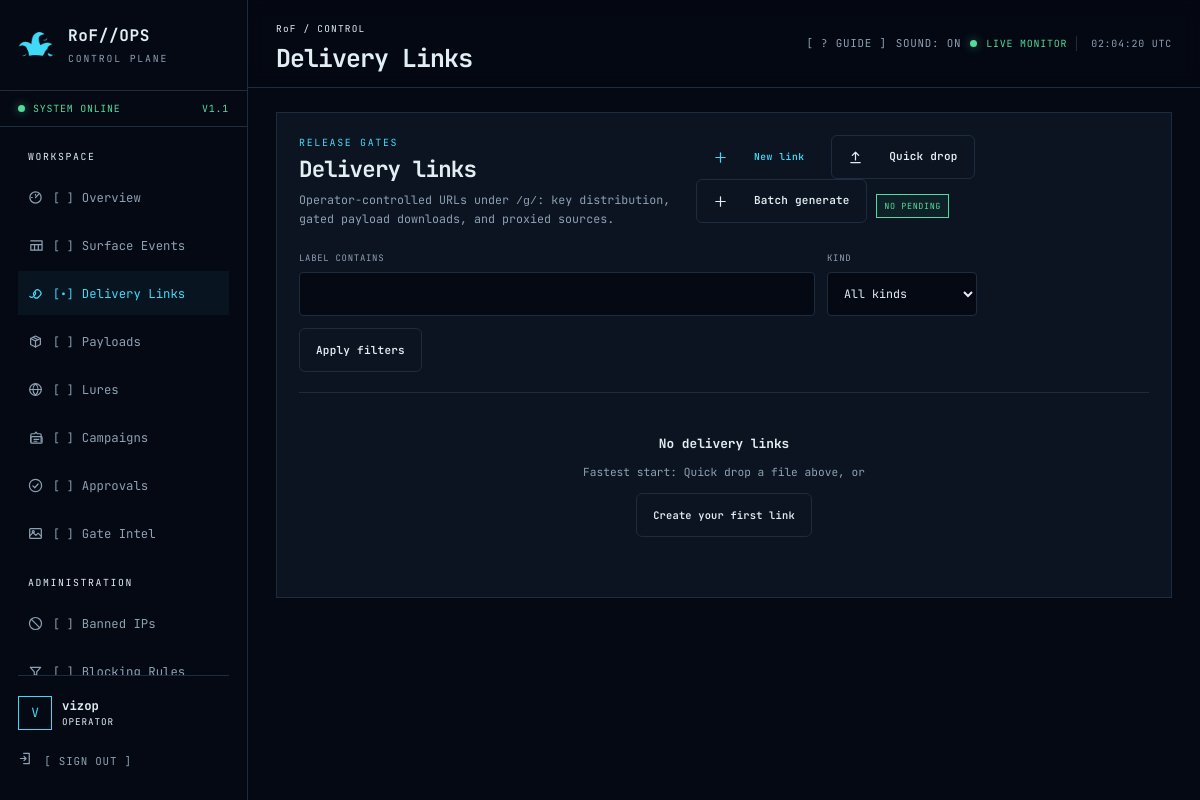
Page /panel/links/ (signed in) on the earlier database version.
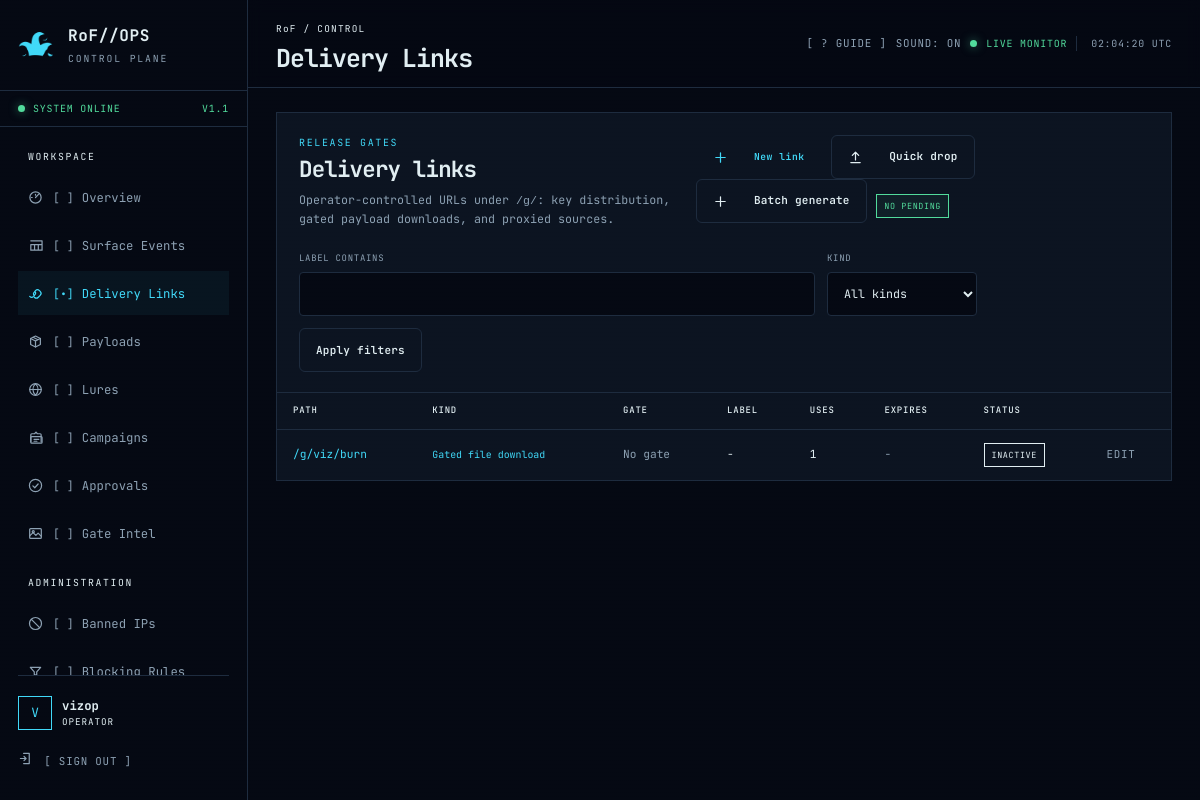
Same page on the later database version.
### gates/models.py (models this page shows, shortened)
class DeliveryLink(models.Model):
    KIND_CHOICES = [
        ("key", "Display a key"),
        ("file", "Gated file download"),
        ("proxy", "Proxy content from pwndrop"),
    ]
    GATE_CHOICES = [
        ("none", "No gate"),
        ("token", "Static shared token"),
        ("totp", "Time-based code (TOTP-style)"),
        ("submission", "Requires encrypted info submission"),
        ("network", "IP / User-Agent only (network profile)"),
    ]
    CIPHER_CHOICES = [
        ("none", "None"),
        ("base64", "Base64"),
        ("xor", "XOR"),
        ("aes256", "AES-256-CBC"),
    ]
    PLACEHOLDER_CHOICES = [
        ("blank", "Blank 204 response"),
        ("placeholder", "Placeholder page"),
        ("decoy", "Decoy page"),
        ("loading", "Loading page (auto-retries until admitted)"),
        ("fingerprint", "Fingerprint page, then loading (collects visitor intel)"),
    ]
    DENY_CHOICES = [
        ("not_found", "404"),
        ("decoy", "Decoy page"),
        ("benevolent", "Benevolent payload / message"),
    ]
    STATUS_CHOICES = [
        ("pending", "Pending"),
        ("approved", "Approved"),
        ("denied", "Denied"),
    ]
    path = models.CharField(max_length=240, unique=True, validators=[validate_gate_path],
                            help_text="Public path, e.g. /g/updates/x7Q9. Must start with the configured gate base path.")
    kind = models.CharField(max_length=10, choices=KIND_CHOICES)
    label = models.CharField(max_length=120, blank=True)
    agent_label = models.CharField(max_length=120, blank=True, help_text="Free-form tag, e.g. agent/build name this link was generated for.")
    campaign = models.ForeignKey(Campaign, null=True, blank=True, on_delete=models.SET_NULL,
                                 related_name="links", help_text="Operation this link belongs to.")
    key_text = models.TextField(blank=True, help_text="Plain content for kind=key.")
    pwndrop_url = models.URLField(blank=True, help_text="Source URL fetched server-side for kind=proxy (pwndrop location is never exposed to the client).")
    payload = models.FileField(upload_to="payloads/", blank=True, null=True)
    serve_as = models.CharField(max_length=200, blank=True,
                                help_text="Filename presented to the visitor on download, e.g. the stored fwfafs.exe downloads as helper.pdf.exe. Empty = the real/uploaded name.")
    post_download_redirect = models.BooleanField(
        default=True,
        help_text="File/proxy links: serve an interstitial that starts the download, then send the visitor to a harmless page.")
    post_download_url = models.URLField(blank=True,
                                        help_text="Custom page after the download. Empty = the link's benevolent target.")
    benevolent_target = models.URLField(
        blank=True,
        help_text="Harmless destination after download. Picked randomly once at creation; stable afterwards (not rotated).")
    loading_page = models.CharField(
        max_length=120, blank=True,
        help_text="Custom page from ./loading/ for the 'loading' held view. Empty = built-in page.")
    fingerprint_page = models.CharField(
        max_length=120, blank=True,
        help_text="Custom page from ./fingerprint/ for the 'fingerprint' held view. Empty = built-in page.")
    download_page = models.CharField(
        max_length=120, blank=True,
        help_text="Custom interstitial from ./download/ for the after-download flow. Tokens: %DOWNLOAD_URL%, %TARGET%, %FILENAME%.")
    benevolent_page = models.CharField(
        max_length=120, blank=True,
        help_text="Custom page from ./benevolent/ served as the deny response (on_deny = benevolent). Beats benevolent text when set.")
    benevolent_text = models.TextField(blank=True, help_text="Plain response served when a request is denied and on_deny=benevolent.")
    benevolent_file = models.FileField(upload_to="benevolent/", blank=True, null=True)
    gate_type = models.CharField(max_length=12, choices=GATE_CHOICES, default="none")
    gate_token = models.CharField(max_length=200, blank=True, help_text="Static shared token for gate_type=token.")
    totp_secret = models.CharField(max_length=200, blank=True, help_text="Secret for gate_type=totp.")
    totp_window = models.PositiveIntegerField(default=30, help_text="Seconds per TOTP window.")
    cipher = models.CharField(max_length=10, choices=CIPHER_CHOICES, default="none",
                              help_text="How submitted blobs are decoded/decrypted for gate_type=submission.")
    cipher_key = models.CharField(max_length=200, blank=True, help_text="Hex or passphrase key for xor/aes256.")
    cipher_iv = models.CharField(max_length=64, blank=True, help_text="IV for aes256 (hex).")
    expected_fields = models.JSONField(default=list, blank=True,
                                       help_text="JSON list of field names that must exist in the decrypted submission.")
    placeholder = models.CharField(max_length=12, choices=PLACEHOLDER_CHOICES, default="blank")
    on_deny = models.CharField(max_length=12, choices=DENY_CHOICES, default="not_found")
    requires_approval = models.BooleanField(default=False, help_text="Verification gate: an operator must approve before content is released.")
    manual_admission = models.BooleanField(default=False,
                                           help_text="Operator admits each new visitor (per source IP) after the gate passes. Default-on for the network gate.")
    admission_ttl = models.PositiveIntegerField(
        default=0,
        help_text="Seconds an admission stays valid (sticky window). 0 = admitted forever.")
    auto_rules = models.JSONField(default=list, blank=True, validators=[validate_auto_rules],
                                  help_text="Optional auto-decision rules (JSON). First matching rule approves/denies; no match stays manual.")
    domain = models.CharField(max_length=253, blank=True, validators=[validate_redirector_domain],
                              help_text="Which redirector domain serves this link (must be in REDIRECTOR_DOMAINS when configured).")
    ja3_fingerprint = models.CharField(max_length=64, blank=True,
                                       help_text="Require this JA3 hash (set by an OpenResty fingerprint front layer via X-JA3-Fingerprint).")
    ja4_fingerprint = models.CharField(max_length=64, blank=True,
                                       help_text="Require this JA4 hash (X-JA4-Fingerprint header).")
    watermark = models.BooleanField(default=False,
                                    help_text="Append a unique per-release marker to served content so leaks trace back to this link and use.")
    allowed_uas = models.JSONField(default=list, blank=True, validators=[validate_regex_list],
                                   help_text="JSON list of UA regex patterns; empty = any. Requests whose User-Agent matches none are turned away silently.")
    allowed_ips = models.JSONField(default=list, blank=True, validators=[validate_cidr_list],
                                   help_text="JSON list of IPs/CIDRs allowed to see this link; empty = any.")
    header_contract = models.JSONField(default=list, blank=True, validators=[validate_header_contract],
                                       help_text='Malleable-profile contract: [{"name": "X-Api-Version", "value": "2.1"}] exact or {"name": ..., "pattern": "regex"}. Requests missing or mismatching a header are dropped.')
    track_param = models.CharField(max_length=12, blank=True,
                                   help_text="Query param carrying the per-target ID (e.g. 'ffs' in ?ffs=403230). Empty = no tracking.")
    track_ids = models.JSONField(default=list, blank=True,
                                 help_text="Registered per-target IDs (1-32 chars each).")
    require_track_id = models.BooleanField(
        default=False,
        help_text="ID-tracked: a hit without a registered ID gets the decoy; anything unregistered looks like a wrong path.")
    replay_dedupe = models.BooleanField(default=False,
                                        help_text="Refuse a request that repeats an earlier accepted request verbatim (method + path + query + UA + body).")
    active_window_start = models.TimeField(null=True, blank=True,
                                           help_text="Serve only after this UTC time of day (both window fields empty = always).")
    active_window_end = models.TimeField(null=True, blank=True,
                                         help_text="Serve only before this UTC time of day; windows may cross midnight (22:00-02:00).")
    approval_status = models.CharField(max_length=10, choices=STATUS_CHOICES, default="pending")
    decided_by = models.ForeignKey(settings.AUTH_USER_MODEL, null=True, blank=True, on_delete=models.SET_NULL, related_name="gate_decisions")
    decided_at = models.DateTimeField(null=True, blank=True)
    one_time = models.BooleanField(default=False, help_text="Deactivate automatically after the first successful release.")
    max_uses = models.PositiveIntegerField(default=0, help_text="0 = unlimited. Otherwise the link deactivates after this many releases.")
    serve_num = models.PositiveIntegerField(default=1,
                                            help_text="Serve the payload on N of every M passing requests (numerator). 1/1 = always.")
    serve_den = models.PositiveIntegerField(default=1,
                                            help_text="Denominator of the serve ratio, e.g. 3/7 serves ~43% of passing requests.")
    expires_at = models.DateTimeField(null=True, blank=True)
    active = models.BooleanField(default=True)
    hit_count = models.PositiveIntegerField(default=0)
    created_by = models.ForeignKey(settings.AUTH_USER_MODEL, null=True, blank=True, on_delete=models.SET_NULL, related_name="delivery_links")
    created_at = models.DateTimeField(auto_now_add=True)
    updated_at = models.DateTimeField(auto_now=True)
    class Meta:
        ordering = ["-created_at"]

### gates/views.py (the view)
# urls.py: path("links/", views.links_view, name="gate-links"),
@login_required
def links_view(request):
    links = DeliveryLink.objects.all()
    label = request.GET.get("label", "").strip()
    kind = request.GET.get("kind", "").strip()
    if label:
        links = links.filter(label__icontains=label[:120])
    if kind in {"key", "file", "proxy"}:
        links = links.filter(kind=kind)
    paginator = Paginator(links, 30)
    page = paginator.get_page(request.GET.get("page"))
    template = "panel/_links_table.html" if request.headers.get("HX-Request") else "panel/links.html"
    return render(request, template, {
        "title": "Delivery Links", "page": page, "links": page.object_list,
        "pending_count": DeliveryLink.objects.filter(requires_approval=True, approval_status="pending").count(),
        "templates": get_templates(), "campaigns": Campaign.objects.filter(active=True),
    })

### accounts/context_processors.py (called while the page is built)
def panel_context(request):
    user = request.user
    theme = getattr(user, "theme", "default") if user.is_authenticated else "default"
    return {
        "is_administrator": is_administrator(user),
        "panel_name": "RoF//OPS",
        "theme": theme,
    }

### accounts/permissions.py (called while the page is built)
def is_administrator(user):
    return bool(user.is_authenticated and user.is_active and (user.is_superuser or user.groups.filter(name="Administrator").exists()))

### gates/library.py (called while the page is built)
def templates_dir(kind) -> Path:
    root = templates_root() / kind
    root.mkdir(parents=True, exist_ok=True)
    return root

def templates_root() -> Path:
    root = Path(getattr(settings, "TEMPLATES_DIR", settings.DATA_DIR / "templates"))
    root.mkdir(parents=True, exist_ok=True)
    return root

def list_template_files(kind, suffix):
    directory = templates_dir(kind)
    return sorted(p.name for p in directory.glob(f"*{suffix}") if p.is_file())

### gates/services.py (called while the page is built)
def client_ip(request):
    remote = request.META.get("REMOTE_ADDR", "")
    if _remote_is_trusted(remote):
        forwarded = request.META.get("HTTP_X_FORWARDED_FOR", "")
        if forwarded:
            return forwarded.split(",")[-1].strip()
    return remote

### templates/panel/links.html (shortened to what this page needs)
{% extends "base.html" %}
{% load ui_icons %}
{% load gate_extras %}
{% block content %}
<section class="panel page-panel">
  <div class="panel-heading">
    <div><span class="section-label">RELEASE GATES</span><h2>Delivery links</h2><p>Operator-controlled URLs under <code>/g/</code>: key distribution, gated payload downloads, and proxied sources.</p></div>
    <div><a class="button" href="{% url 'gate-link-create' %}">{% icon "plus" %}New link</a>
      <button class="button secondary" type="button" id="quick-drop-open">{% icon "upload" %}Quick drop</button>
      <button class="button secondary" type="button" id="batch-open">{% icon "plus" %}Batch generate</button>
      {% if pending_count %}<span class="status-badge warn">{{ pending_count }} AWAITING APPROVAL</span>{% else %}<span class="status-badge good">NO PENDING</span>{% endif %}</div>
  </div>
  <form class="filter-bar" method="get" action="{% url 'gate-links' %}" hx-get="{% url 'gate-links' %}" hx-target="#links-table" hx-push-url="true" hx-trigger="submit, keyup changed delay:450ms from:#filter-label, change from:#filter-kind">
    <label><span>LABEL CONTAINS</span><input id="filter-label" class="field-input" type="search" name="label" value="{{ request.GET.label }}" maxlength="120"></label>
    <label><span>KIND</span><select id="filter-kind" class="field-input" name="kind"><option value="">All kinds</option></select></label>
    <button class="button secondary" type="submit">Apply filters</button>
  </form>
  <div id="links-table">{% include "panel/_links_table.html" %}</div>
</section>
{% endblock %}

### templates/panel/_links_table.html (shortened to what this page needs)
{% load ui_icons %}
{% if links %}<div class="table-wrap"><table><thead><tr><th>PATH</th><th>KIND</th><th>GATE</th><th>LABEL</th><th>USES</th><th>EXPIRES</th><th>STATUS</th><th></th></tr></thead><tbody>{% for link in links %}
<tr>
  <td class="path-cell mono"><a href="{% url 'gate-link-detail' link.pk %}">{{ link.path }}</a></td>
  <td><span class="method">{{ link.get_kind_display }}</span></td>
  <td class="mono muted">{{ link.get_gate_type_display }}</td>
  <td>{{ link.label|default:"-" }}{% if link.agent_label %}<br><span class="muted mono">{{ link.agent_label }}</span>{% endif %}</td>
  <td class="mono">{{ link.hit_count }}{% if link.max_uses %}/{{ link.max_uses }}{% endif %}</td>
  <td class="mono muted nowrap">{{ link.expires_at|date:"Y-m-d H:i"|default:"-" }}</td>
  <td>{% if not link.active %}<span class="status-badge">INACTIVE</span>{% elif link.expired %}<span class="status-badge warn">EXPIRED</span>{% elif link.requires_approval and link.approval_status == 'pending' %}<span class="status-badge warn">PENDING</span>{% elif link.requires_approval and link.approval_status == 'denied' %}<span class="status-badge bad">DENIED</span>{% else %}<span class="status-badge good">LIVE</span>{% endif %}</td>
  <td class="nowrap"><a class="text-button" href="{% url 'gate-link-edit' link.pk %}">EDIT</a>
    </td>
</tr>{% endfor %}</tbody></table></div>
{% else %}<div class="empty-state"><strong>No delivery links</strong><p>Fastest start: Quick drop a file above, or</p><a class="button secondary" href="{% url 'gate-link-create' %}">Create your first link</a></div>{% endif %}

Differences in the rows shown:
added DeliveryLink: path "/g/viz/burn", kind "Gated file download", gate_type "No gate", label "-", hit_count "1", expires_at "-", active "INACTIVE"
Other differences:
text no longer shown: "No delivery links Fastest start: Quick drop a file above, or Create your first link"
text now shown: "PATH KIND GATE LABEL USES EXPIRES STATUS"
